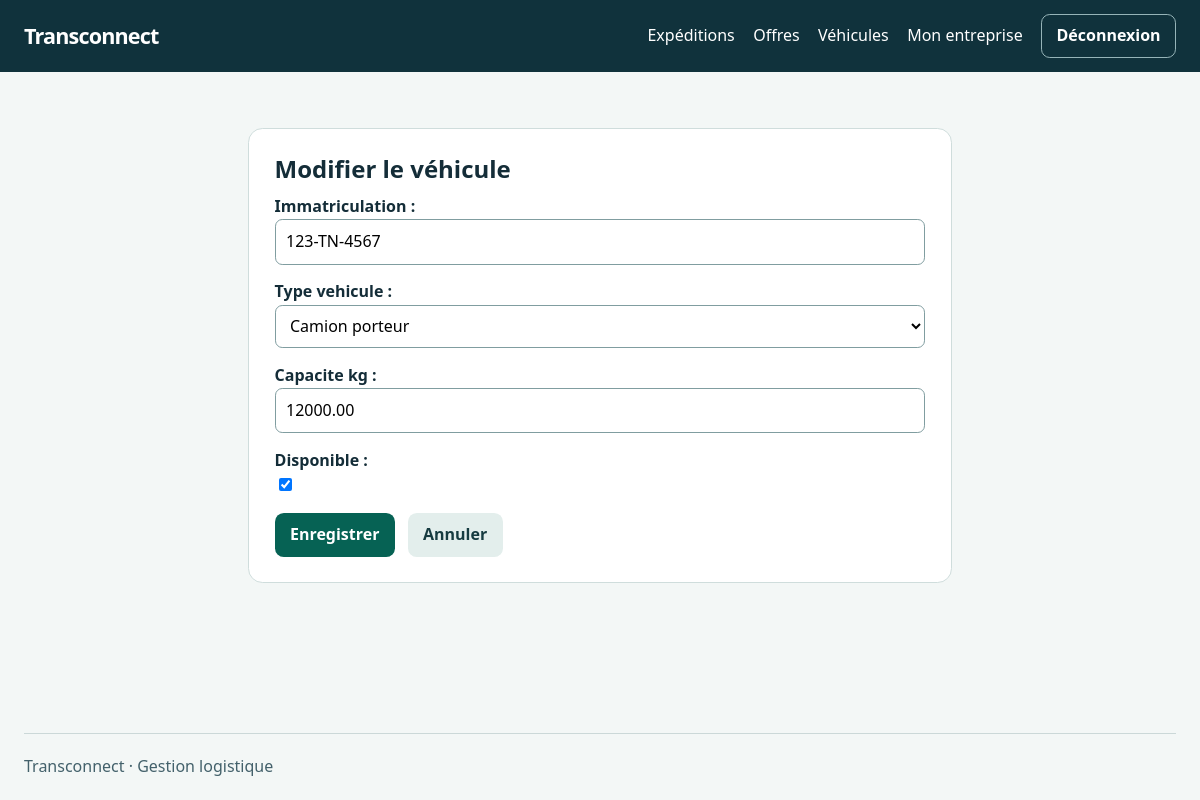
The app's page /vehicules/2/modifier/ (signed in) with its own data.
### VehiculeApp/models.py (models this page shows, shortened)
class Vehicule(models.Model):
    TYPE_VEHICULE_CHOICES = [
        ('camionnette', 'Camionnette / utilitaire léger'),
        ('camion_porteur', 'Camion porteur'),
        ('semi_remorque', 'Semi-remorque'),
        ('fourgon', 'Fourgon'),
    ]
    immatriculation = models.CharField(max_length=20, unique=True)
    type_vehicule = models.CharField(
        max_length=50,
        choices=TYPE_VEHICULE_CHOICES
    )
    capacite_kg = models.DecimalField(
        max_digits=10,
        decimal_places=2,
        validators=[MinValueValidator(Decimal('0.01'), "La capacité doit être strictement positive.")]
    )
    disponible = models.BooleanField(default=True)
    entreprise = models.ForeignKey(
        'EntrepriseApp.Entreprise',
        on_delete=models.CASCADE,
        related_name='vehicules'
    )
    created_at = models.DateTimeField(auto_now_add=True)
    updated_at = models.DateTimeField(auto_now=True)

### VehiculeApp/views.py (the view)
# urls.py: path("<int:pk>/modifier/", VehiculeUpdateView.as_view(), name="vehicule_update"),
class VehiculeUpdateView(OwnedVehicleMixin, UpdateView):
    form_class = VehiculeForm
    template_name = 'vehicule/form.html'
    success_url = reverse_lazy('vehicule_list')

### VehiculeApp/forms.py
class VehiculeForm(forms.ModelForm):
    class Meta:
        model = Vehicule
        fields = ('immatriculation', 'type_vehicule', 'capacite_kg', 'disponible')
        widgets = {
            'immatriculation': forms.TextInput(attrs={'placeholder': 'Ex. 123 TUN 456'}),
            'capacite_kg': forms.NumberInput(attrs={'min': '0.01', 'step': '0.01'}),
        }

### VehiculeApp/views.py (called while the page is built)
    def get_queryset(self):
        offers = Offre.objects.filter(vehicule_id=OuterRef('pk'))
        return Vehicule.objects.filter(entreprise=self.company).annotate(has_offers=Exists(offers))

### config/access.py (called while the page is built)
def company_for(user):
    company = getattr(user, 'entreprise', None)
    if company and company.type_entreprise == user.role:
        return company
    return None

    def dispatch(self, request, *args, **kwargs):
        if not request.user.is_authenticated:
            return self.handle_no_permission()
        if request.user.role not in self.roles:
            raise PermissionDenied
        self.company = company_for(request.user)
        if self.require_company and not self.company:
            if request.method in ('GET', 'HEAD') and not hasattr(request.user, 'entreprise'):
                return redirect('entreprise_create')
            raise PermissionDenied
        return super().dispatch(request, *args, **kwargs)

### templates/vehicule/form.html (shortened to what this page needs)
{% extends 'base.html' %}
{% block content %}
<section class="panel narrow">
    <h1>{% if object %}Modifier le véhicule{% else %}Ajouter un véhicule{% endif %}</h1>
    {% url 'vehicule_list' as cancel_url %}
    {% include 'includes/form.html' %}
</section>
{% endblock %}

### templates/includes/form.html (shortened to what this page needs)
<form method="post">
    <div class="fields">{{ form.as_div }}</div>
    <div class="actions">
        <button class="button" type="submit">{{ submit_label|default:'Enregistrer' }}</button>
        {% if cancel_url %}<a class="button secondary" href="{{ cancel_url }}">Annuler</a>{% endif %}
    </div>
</form>

### EntrepriseApp/static/logistique/site.css (style rules this page uses)
:root { color-scheme: light; font: 100% / 1.6 system-ui, sans-serif; color: #142d38; background: #f3f7f6; }
* { box-sizing: border-box; }
body { margin: 0; min-height: 100vh; display: flex; flex-direction: column; }
.navigation, .nav-links, .page-head, .row, .actions { display: flex; flex-wrap: wrap; align-items: center; gap: .8rem; }
h1, h2 { line-height: 1.2; margin: 0 0 .65rem; }
a { color: #075a4e; }
.button { display: inline-flex; align-items: center; justify-content: center; padding: .5rem .9rem; border: 1px solid transparent; border-radius: .55rem; background: #066254; color: white; text-decoration: none; cursor: pointer; font: inherit; font-weight: 650; }
.button.secondary { background: #e3eeec; color: #163b40; }
.panel, .row { background: white; border: 1px solid #cfdddc; border-radius: .9rem; padding: clamp(1rem, 3vw, 1.6rem); }
.panel.narrow { max-width: 44rem; margin-inline: auto; }
.fields > div { margin-bottom: .9rem; }
.fields label { display: block; font-weight: 650; }
.fields input:not([type=checkbox]), .fields select, .fields textarea { width: 100%; padding: .55rem .65rem; font: inherit; border: 1px solid #809da0; border-radius: .45rem; background: white; }

### records on screen
Vehicule: immatriculation "123-TN-4567", type_vehicule "Camion porteur", capacite_kg "12000.00", disponible "☑"

### other values on screen
{{ submit_label|default:'Enregistrer' }} "Enregistrer"
